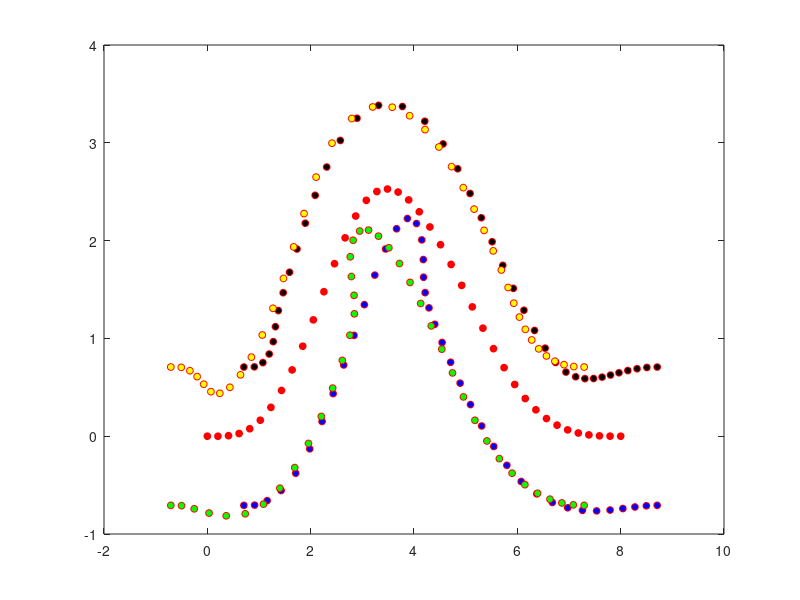
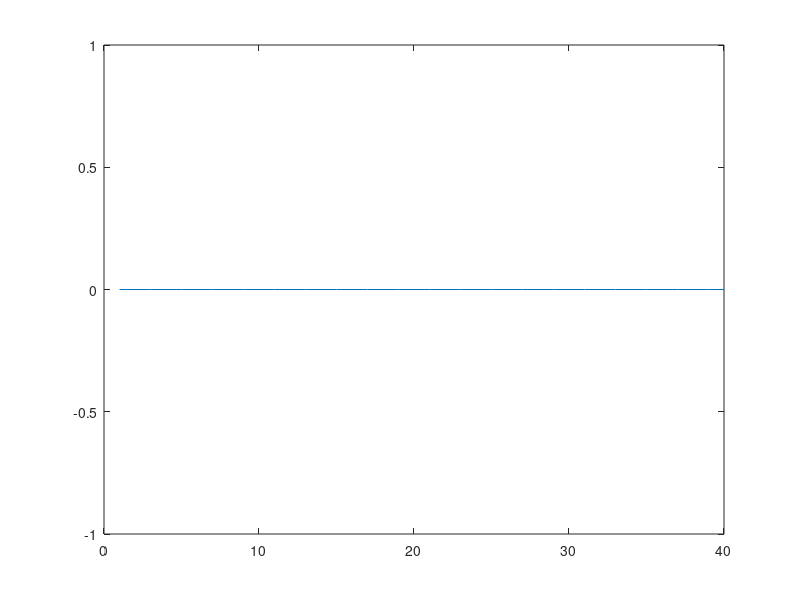

Recreate these plots in MATLAB, in order.
N = 4;
nx = 6 * N;
nu = 3 * N;

mpc.N = N;
mpc.nx = nx;
mpc.nu = nu;
mpc.duration = 40;
mpc.controlHorizon = 4;
mpc.predictionHorizon = 30;
mpc.dt = 0.3;

x_dr = [-1/sqrt(2), 1/sqrt(2), 1/sqrt(2), -1/sqrt(2);
    1/sqrt(2), 1/sqrt(2), -1/sqrt(2), -1/sqrt(2);
    0, 0, 0 ,0];

x_r = 0:8;
y_r = [0 .15 1.12 2.36 2.36 1.46 .49 .06 0];
cs = spline(x_r,[0 y_r 0]); 
x_r = linspace(0, 8, mpc.duration);
y_r = ppval(cs, x_r);
y_prime = ppval(fnder(cs,1),x_r);
prime = [ones(size(y_prime)); y_prime; zeros(size(y_prime))];
x_d = zeros(mpc.nx, mpc.duration); lst = []
for t = 1:mpc.duration
    if prime(1,t) == 0
        psi = 0;
    else
        psi = atan2(prime(1,t),prime(2,t));
    end
    if prime(3,t) == 0
        gamma = 0;
    else
        gamma = atan2(prime(3,t),prime(2,t));   
    end
    lst = [lst, gamma];
    R = roty(rad2deg(-gamma)) * rotz(rad2deg(-psi));
    x_d(:,t) = reshape([[x_r(t);y_r(t);0] + R * x_dr; repmat(prime(:,t),1,N)],6*N,1);
end
figure();
for t = 1:mpc.duration
plot(x_r(t), y_r(t),'-or','MarkerSize',5,'MarkerFaceColor','r')
hold on;
plot(x_d(1,t),x_d(2,t),'-or','MarkerSize',5,'MarkerFaceColor','k');
plot(x_d(7,t),x_d(8,t),'or','MarkerSize',5,'MarkerFaceColor','b');
plot(x_d(13,t),x_d(14,t),'or','MarkerSize',5,'MarkerFaceColor','g');
plot(x_d(19,t),x_d(20,t),'or','MarkerSize',5,'MarkerFaceColor','y');
pause(0.4)

end
figure()
plot(lst)
mpc.nx = nx;
mpc.nu = nu;
mpc.duration = 40;
mpc.controlHorizon = 4;
mpc.predictionHorizon = 30;
mpc.dt = 0.3;
A = [1 mpc.dt;
    0 1];
B = [mpc.dt^2/2;
    mpc.dt];
A_kron = kron(kron(A, eye(3, 3)), eye(N, N));
B_kron = kron(kron(B, eye(3, 3)), eye(N, N));
mpc.stateFct = @(x,u) A_kron * x + B_kron * u;
mpc.costFct = @costFunction;
mpc.xMin = [-Inf; -Inf; -Inf; -15; -15; -15];
mpc.xMax = [Inf; Inf; Inf; 15; 15; 15];
mpc.uMin = [-4; -4; 4];
mpc.uMax = -mpc.uMin;
mpc.Q = kron(diag([10, 10, 10, 5, 5, 5]), eye(N, N));
mpc.P = kron(eye(3,3), eye(N, N));
mpc.Qn = kron(diag([50, 50, 50, 50, 50, 50]), eye(N ,N));
mpc.x0 = zeros(6 * mpc.N, 1);
mpc.u0 = zeros(3 * mpc.N, 1);

